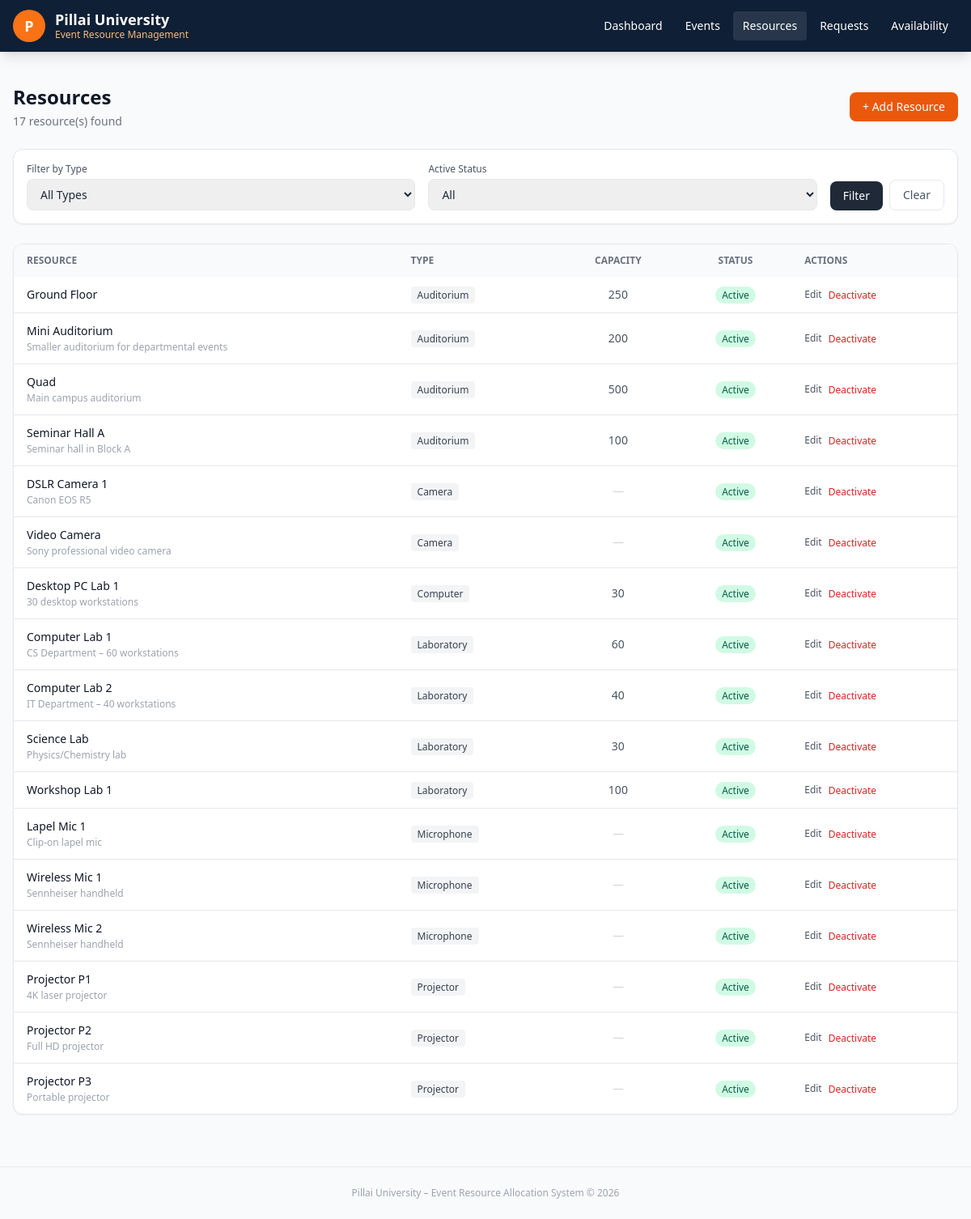
Page /resources on the committed database.
### models.py (models this page shows, shortened)
class Resource(db.Model):
    __tablename__ = 'resources'
    id = db.Column(db.Integer, primary_key=True)
    name = db.Column(db.String(200), nullable=False)
    resource_type = db.Column(db.String(50), nullable=False)
    capacity = db.Column(db.Integer, nullable=True)  # Only for venues
    is_active = db.Column(db.Boolean, default=True, nullable=False)
    description = db.Column(db.Text, nullable=True)
    created_at = db.Column(db.DateTime, default=datetime.utcnow)
    allocations = db.relationship('ResourceAllocation', backref='resource', lazy=True)
    RESOURCE_TYPES = ['Auditorium', 'Laboratory', 'Projector', 'Microphone', 'Camera', 'Computer']
    CAPACITY_TYPES = ['Auditorium', 'Laboratory']  # Types that have capacity

### app.py (the view)
@app.route('/resources')
def resources_list():
    type_filter = request.args.get('type', '')
    active_filter = request.args.get('active', '')
    query = Resource.query
    if type_filter:
        query = query.filter_by(resource_type=type_filter)
    if active_filter == '1':
        query = query.filter_by(is_active=True)
    elif active_filter == '0':
        query = query.filter_by(is_active=False)
    resources = query.order_by(
        Resource.resource_type,
        Resource.name
    ).all()
    return render_template(
        'resources/list.html',
        resources=resources,
        type_filter=type_filter,
        active_filter=active_filter,
        resource_types=Resource.RESOURCE_TYPES
    )

### templates/resources/list.html (shortened to what this page needs)
{% extends 'base.html' %}
{% block content %}
<div class="flex items-center justify-between mb-6">
  <div>
    <h1 class="text-2xl font-bold text-gray-900">Resources</h1>
    <p class="text-sm text-gray-500 mt-1">{{ resources|length }} resource(s) found</p>
  </div>
  <a href="/resources/create" class="bg-orange-600 hover:bg-orange-700 text-white px-4 py-2 rounded-lg text-sm font-medium transition">+ Add Resource</a>
</div>
<form method="get" class="bg-white border rounded-xl p-4 mb-6 flex flex-wrap gap-4 shadow-sm">
  <div class="flex-1 min-w-40">
    <label class="block text-xs font-medium text-gray-600 mb-1">Filter by Type</label>
    <select name="type" class="w-full border rounded-lg px-3 py-2 text-sm focus:outline-none focus:ring-2 focus:ring-orange-400">
      <option value="">All Types</option>
    </select>
  </div>
  <div class="flex-1 min-w-40">
    <label class="block text-xs font-medium text-gray-600 mb-1">Active Status</label>
    <select name="active" class="w-full border rounded-lg px-3 py-2 text-sm focus:outline-none focus:ring-2 focus:ring-orange-400">
      <option value="">All</option>
    </select>
  </div>
  <div class="flex items-end gap-2">
    <button type="submit" class="bg-gray-800 text-white px-4 py-2 rounded-lg text-sm hover:bg-gray-700 transition">Filter</button>
    <a href="/resources" class="border px-4 py-2 rounded-lg text-sm text-gray-600 hover:bg-gray-50 transition">Clear</a>
  </div>
</form>
{% if resources %}
<div class="bg-white border rounded-xl shadow-sm overflow-hidden">
  <table class="w-full text-sm">
    <thead class="bg-gray-50 text-xs text-gray-500 uppercase">
      <tr>
        <th class="px-4 py-3 text-left">Resource</th>
        <th class="px-4 py-3 text-left">Type</th>
        <th class="px-4 py-3 text-center">Capacity</th>
        <th class="px-4 py-3 text-center">Status</th>
        <th class="px-4 py-3 text-left">Actions</th>
      </tr>
    </thead>
    <tbody class="divide-y">
      {% for res in resources %}
      <tr class="hover:bg-gray-50 transition {% if not res.is_active %}opacity-60{% endif %}">
        <td class="px-4 py-3">
          <div class="font-medium text-gray-900">{{ res.name }}</div>
          {% if res.description %}<div class="text-xs text-gray-400 mt-0.5">{{ res.description }}</div>{% endif %}
        </td>
        <td class="px-4 py-3">
          <span class="bg-gray-100 text-gray-700 px-2 py-0.5 rounded text-xs font-medium">{{ res.resource_type }}</span>
        </td>
        <td class="px-4 py-3 text-center text-gray-600">
          {% if res.capacity %}{{ res.capacity }}{% else %}<span class="text-gray-300">—</span>{% endif %}
        </td>
        <td class="px-4 py-3 text-center">
          {% if res.is_active %}
            <span class="badge-Approved px-2 py-0.5 rounded-full text-xs font-medium">Active</span>
          {% else %}
            <span class="badge-Cancelled px-2 py-0.5 rounded-full text-xs font-medium">Inactive</span>
          {% endif %}
        </td>
        <td class="px-4 py-3">
          <div class="flex gap-2 items-center">
            <a href="/resources/{{ res.id }}/edit" class="text-xs text-gray-600 hover:underline">Edit</a>
            <form method="post" action="/resources/{{ res.id }}/toggle">
              <button type="submit" class="text-xs {% if res.is_active %}text-red-600{% else %}text-green-600{% endif %} hover:underline">
                {{ 'Deactivate' if res.is_active else 'Activate' }}
              </button>
            </form>
          </div>
        </td>
      </tr>
      {% endfor %}
    </tbody>
  </table>
</div>
{% else %}
<div class="bg-white border rounded-xl p-12 text-center text-gray-400 shadow-sm">
  <div class="text-4xl mb-3">🏛️</div>
  <div class="font-medium">No resources found.</div>
  <div class="text-sm mt-1"><a href="/resources/create" class="text-orange-600 hover:underline">Add the first resource →</a></div>
</div>
{% endif %}
{% endblock %}

### templates/base.html (shortened to what this page needs)
<!DOCTYPE html>
<html lang="en">
<head>
  <script src="https://cdn.tailwindcss.com"></script>
</head>
<body class="bg-gray-50 text-gray-800 min-h-screen">
<nav class="bg-navy-900 text-white shadow-lg" style="background:#0f1f35;">
  <div class="max-w-7xl mx-auto px-4 py-3 flex items-center justify-between">
    <a href="/" class="flex items-center gap-3">
      <div class="w-10 h-10 rounded-full bg-orange-500 flex items-center justify-center font-bold text-white text-lg">P</div>
      <div>
        <div class="font-bold text-lg leading-tight">Pillai University</div>
        <div class="text-xs text-orange-300">Event Resource Management</div>
      </div>
    </a>
    <div class="flex items-center gap-1 text-sm">
      <a href="/" class="px-3 py-2 rounded hover:bg-white/10 transition {% if request.path == '/' %}bg-white/10{% endif %}">Dashboard</a>
      <a href="/events" class="px-3 py-2 rounded hover:bg-white/10 transition {% if '/events' in request.path %}bg-white/10{% endif %}">Events</a>
      <a href="/resources" class="px-3 py-2 rounded hover:bg-white/10 transition {% if '/resources' in request.path and 'availability' not in request.path %}bg-white/10{% endif %}">Resources</a>
      <a href="/requests" class="px-3 py-2 rounded hover:bg-white/10 transition {% if '/requests' in request.path %}bg-white/10{% endif %}">Requests</a>
      <a href="/resources/availability" class="px-3 py-2 rounded hover:bg-white/10 transition {% if 'availability' in request.path %}bg-white/10{% endif %}">Availability</a>
    </div>
  </div>
</nav>
<div class="max-w-7xl mx-auto px-4 pt-4">
</div>
<main class="max-w-7xl mx-auto px-4 py-6">
  {% block content %}{% endblock %}
</main>
<footer class="text-center text-xs text-gray-400 py-6 mt-10 border-t">
  Pillai University – Event Resource Allocation System &copy; 2026
</footer>
</body>
</html>

### templates/base.html (style rules this page uses)
.badge-Approved { background:#d1fae5; color:#065f46; }

### rows in the picture
Resource: name "Ground Floor", resource_type "Auditorium", capacity "250", shows "Active", is_active "Deactivate"
Resource: name "Mini Auditorium", description "Smaller auditorium for departmental events", resource_type "Auditorium", capacity "200", shows "Active", is_active "Deactivate"
Resource: name "Quad", description "Main campus auditorium", resource_type "Auditorium", capacity "500", shows "Active", is_active "Deactivate"
Resource: name "Seminar Hall A", description "Seminar hall in Block A", resource_type "Auditorium", capacity "100", shows "Active", is_active "Deactivate"
Resource: name "DSLR Camera 1", description "Canon EOS R5", resource_type "Camera", shows "Active", is_active "Deactivate"
Resource: name "Video Camera", description "Sony professional video camera", resource_type "Camera", shows "Active", is_active "Deactivate"
Resource: name "Desktop PC Lab 1", description "30 desktop workstations", resource_type "Computer", capacity "30", shows "Active", is_active "Deactivate"
Resource: name "Computer Lab 1", description "CS Department – 60 workstations", resource_type "Laboratory", capacity "60", shows "Active", is_active "Deactivate"
Resource: name "Computer Lab 2", description "IT Department – 40 workstations", resource_type "Laboratory", capacity "40", shows "Active", is_active "Deactivate"
Resource: name "Science Lab", description "Physics/Chemistry lab", resource_type "Laboratory", capacity "30", shows "Active", is_active "Deactivate"
Resource: name "Workshop Lab 1", resource_type "Laboratory", capacity "100", shows "Active", is_active "Deactivate"
Resource: name "Lapel Mic 1", description "Clip-on lapel mic", resource_type "Microphone", shows "Active", is_active "Deactivate"
Resource: name "Wireless Mic 1", description "Sennheiser handheld", resource_type "Microphone", shows "Active", is_active "Deactivate"
Resource: name "Wireless Mic 2", description "Sennheiser handheld", resource_type "Microphone", shows "Active", is_active "Deactivate"
Resource: name "Projector P1", description "4K laser projector", resource_type "Projector", shows "Active", is_active "Deactivate"
Resource: name "Projector P2", description "Full HD projector", resource_type "Projector", shows "Active", is_active "Deactivate"
Resource: name "Projector P3", description "Portable projector", resource_type "Projector", shows "Active", is_active "Deactivate"

### other values in the picture
{{ resources|length }} "17"
